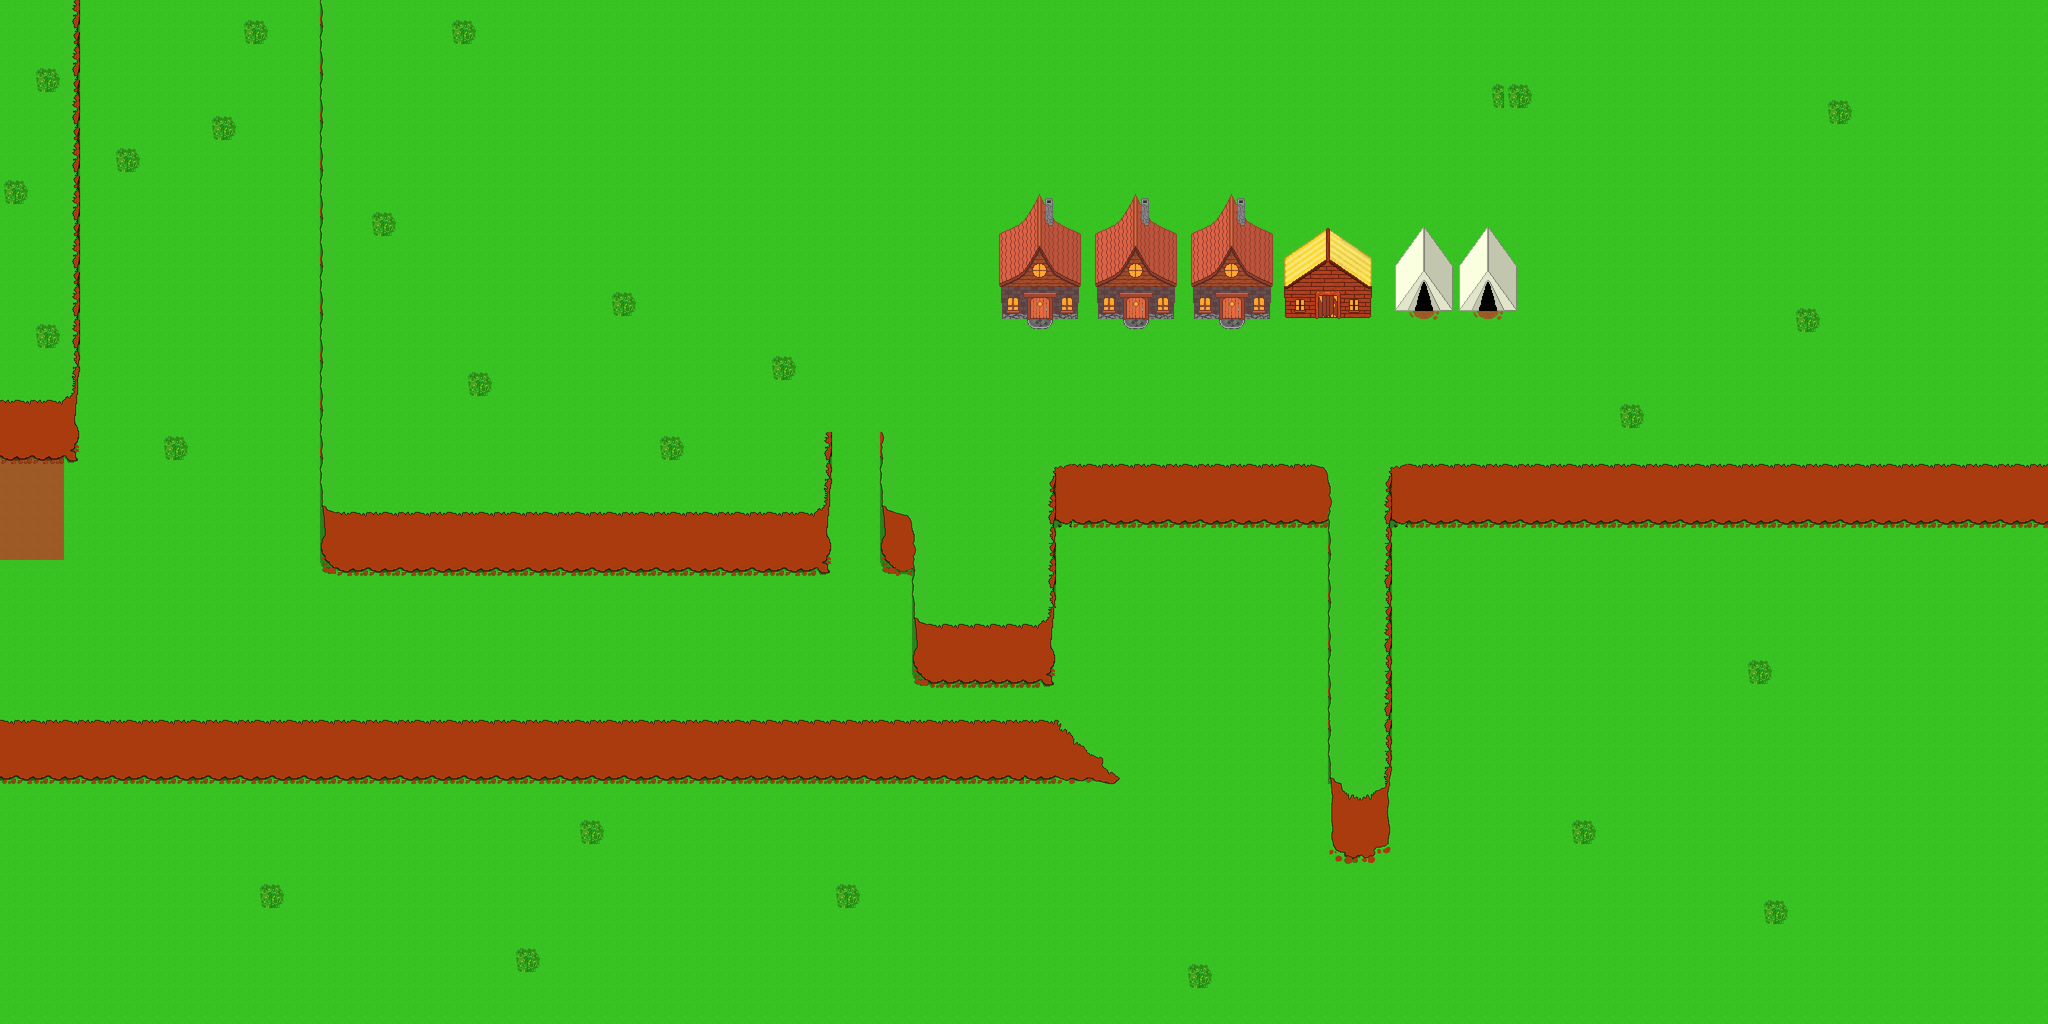

A 2D game scene composited from a Tiled map and its tileset images. What follows is a short description and the map's XML, with each tile layer's data collapsed to a summary:
An orthogonal 128x64 tile map with 32x32 px tiles, 2 tile layers (Layer 1 / Background, Layer 2) and 3 objects (PlayerSpawn, D_EastPlains_Sp2, S_Farm_Sp1).

<map version="1.8" tiledversion="1.8.5" orientation="orthogonal" renderorder="left-down" width="128" height="64" tilewidth="32" tileheight="32" infinite="0" nextlayerid="4" nextobjectid="6">
 <tileset firstgid="1" source="OverWorld_Spring.tsx" />
 <layer id="1" name="Layer 1 / Background" width="128" height="64">
  <data>[8192 cells, 8192 non-empty, 2 distinct tile ids]</data>
 </layer>
 <layer id="2" name="Layer 2" width="128" height="64">
  <data>[8192 cells, 1194 non-empty, 191 distinct tile ids]</data>
 </layer>
 <objectgroup id="3" name="PlayerInteractions">
  <object id="1" name="PlayerSpawn" x="200" y="1000">
   <point />
  </object>
  <object id="3" name="D_EastPlains_Sp2" x="13.5" y="1010.5">
   <point />
  </object>
  <object id="4" name="S_Farm_Sp1" x="150.167" y="1004.33">
   <point />
  </object>
 </objectgroup>
</map>
